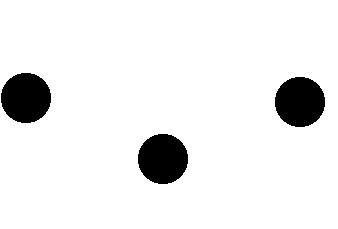
#> input picture template_tipoN.jpg, 338 x 229 px; its folder holds only this picture in this run
$ python -i trab.py   (imports and definitions only)   (older library calls are emulated)
#> lines starting #> are read from the running program, lines starting #| are printed output that depends on the picture; after the words box and inside, x2 and y2 are one past the last pixel; in counts of white or black regions, pixels touching at a corner belong together
#> further down, picture is the input picture: shape (229, 338); min 0, max 255, mean 235.5
import numpy as np
import cv2
from matplotlib import pyplot as plt
import os
import imutils
import glob
from sklearn.utils import shuffle
import random
import copy
import math
from functools import reduce

tipo_de_tomada = 'tipoA'
tipos_tomada = ['tipoB','tipoN']

# [159 lines left out: functions readBaseMarking, loadBase, findRectangle, rcGama, templateMatching, blobDettection and 2 more, not called in this run]

def watershedThingy(img):
    ret, thresh = cv2.threshold(img,0,255,cv2.THRESH_BINARY_INV+cv2.THRESH_OTSU)
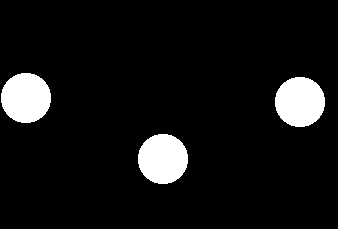
#> thresh: shape (229, 338); 7.7% white; 3 white regions, box (x1, y1, x2, y2) and area: (1, 73, 51, 123) 1976, (275, 77, 325, 127) 1976, (138, 134, 188, 184) 1976
#> ret = 11
    # noise removal
    kernel = np.ones((3,3),np.uint8)
    opening = cv2.morphologyEx(thresh,cv2.MORPH_OPEN,kernel, iterations = 2)

    # sure background area
    sure_bg = cv2.dilate(opening,kernel,iterations=3)
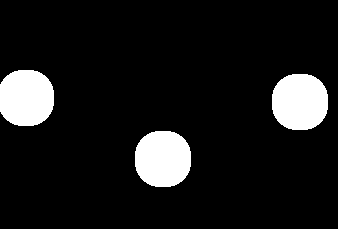
#> sure_bg: shape (229, 338); 10.1% white; 3 white regions, box (x1, y1, x2, y2) and area: (272, 74, 328, 130) 2612, (135, 131, 191, 187) 2612, (0, 70, 54, 126) 2572

    # Finding sure foreground area
    dist_transform = cv2.distanceTransform(opening,cv2.DIST_L2,5)
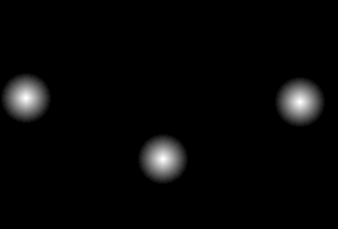
#> dist_transform: shape (229, 338) float32; min 0, max 24.17, mean 0.7; drawn with min black and max white
    ret, sure_fg = cv2.threshold(dist_transform,0.7*dist_transform.max(),255,0)
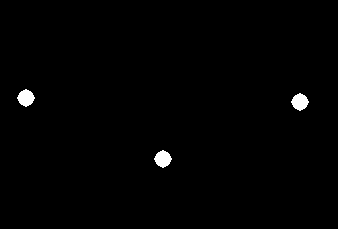
#> sure_fg: shape (229, 338) float32; 0.84% white; 3 white regions, box (x1, y1, x2, y2) and area: (17, 89, 35, 107) 216, (291, 93, 309, 111) 216, (154, 150, 172, 168) 216
#> ret = 16.92

    # Finding unknown region
    sure_fg = np.uint8(sure_fg)
    unknown = cv2.subtract(sure_bg,sure_fg)
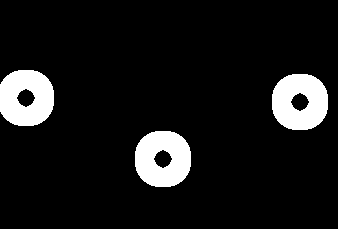
#> unknown: shape (229, 338); 9.2% white; 3 white regions, box (x1, y1, x2, y2) and area: (272, 74, 328, 130) 2396, (135, 131, 191, 187) 2396, (0, 70, 54, 126) 2356

    # Marker labelling
    ret, markers = cv2.connectedComponents(sure_fg)
#> markers: shape (229, 338) int32; 4 distinct labels, from 0 to 3
#> ret = 4

    # Add one to all labels so that sure background is not 0, but 1
    markers = markers+1
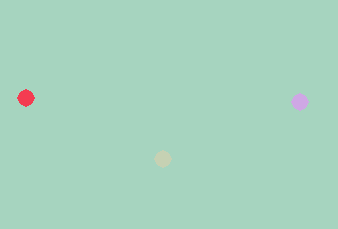
#> markers: shape (229, 338) int32; 4 distinct labels, from 1 to 4; one colour per label, 0 black

    # Now, mark the region of unknown with zero
    markers[unknown==255] = 0
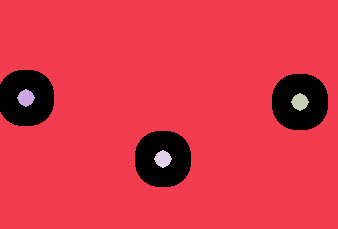
#> markers: shape (229, 338) int32; 5 distinct labels, from 0 to 4; one colour per label, 0 black

#> (the run stopped early here; a loop or call above may not have finished)
